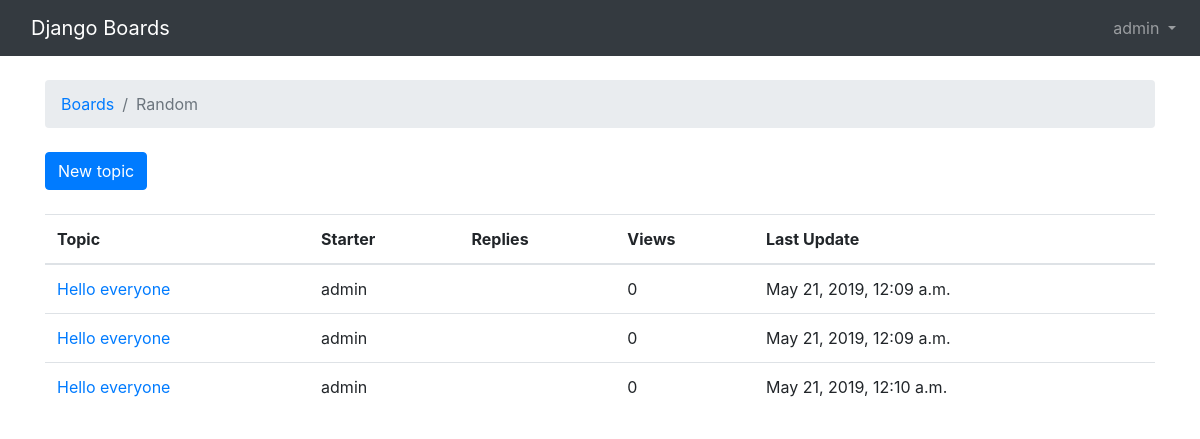
/boards/3/ (signed in), run on the app's committed database.
### boards/models.py (models this page shows, shortened)
class Board(models.Model):
    name = models.CharField(max_length=30, unique=True)
    description = models.CharField(max_length=100)

class Topic(models.Model):
    subject = models.CharField(max_length=255)
    last_updated = models.DateTimeField(auto_now_add=True)
    board = models.ForeignKey(Board, related_name='topics', on_delete=models.CASCADE)
    starter = models.ForeignKey(User, related_name='topics', on_delete=models.CASCADE)
    views = models.PositiveIntegerField(default=0)

### boards/views.py (the view)
# urls.py: path('boards/<int:pk>/', views.board_topics, name='board_topics'),
def board_topics(request, pk):
	try:
		board = Board.objects.get(pk=pk)
	except Board.DoesNotExist:
		raise Http404
	return render(request, 'topics.html', {'board':board})

### templates/topics.html (shortened to what this page needs)
{% extends 'base.html' %}
{% block breadcrumb %}
  <li class="breadcrumb-item"><a href="{% url 'home' %}">Boards</a></li>
  <li class="breadcrumb-item active">{{ board.name }}</li>
{% endblock %}
{% block content %}
  <div class="mb-4">
    <a href="{% url 'new_topic' board.pk %}" class="btn btn-primary">New topic</a>
  </div>
    <table class="table">
    <thead class="thead-inverse">
      <tr>
        <th>Topic</th>
        <th>Starter</th>
        <th>Replies</th>
        <th>Views</th>
        <th>Last Update</th>
      </tr>
    </thead>
    <tbody>
      {% for topic in board.topics.all %}
        <tr>
          <td><a href="{% url 'topic_posts' board.pk topic.pk %}">{{ topic.subject }}</a></td>
          <td>{{ topic.starter.username }}</td>
          <td>{{ topic.replies }}</td>
          <td>{{ topic.views }}</td>
          <td>{{ topic.last_updated }}</td>
        </tr>
      {% endfor %}
    </tbody>
  </table>
{% endblock %}

### templates/base.html (shortened to what this page needs)
{% load static %}<!DOCTYPE html>
<html>
  <head>
    <link rel="stylesheet" href="https://stackpath.bootstrapcdn.com/bootstrap/4.3.1/css/bootstrap.min.css">
  </head>
  <body>
    {% block body %}
    <nav class="navbar navbar-expand-lg navbar-dark bg-dark">
      <div class="container">
        <a class="navbar-brand" href="{% url 'home' %}">Django Boards</a>
      </div>
      <div class="collapse navbar-collapse" id="mainMenu">
      {% if user.is_authenticated %}
      <ul class="navbar-nav ml-auto">
        <li class="nav-item dropdown">
          <a class="nav-link dropdown-toggle" href="#" id="userMenu" data-toggle="dropdown" aria-haspopup="true" aria-expanded="false">
            {{ user.username }}
          </a>
        </li>
      </ul>
      {% endif %}
    </div>
    </nav>
    <div class="container">
      <ol class="breadcrumb my-4">
        {% block breadcrumb %}
        {% endblock %}
      </ol>
      {% block content %}
      {% endblock %}
    </div>
    {% endblock body %}
  </body>
</html>

### data on the page
Board: name "Random"
Topic: subject "Hello everyone", starter.username "admin", views "0", last_updated "May 21, 2019, 12:09 a.m."
Topic: subject "Hello everyone", starter.username "admin", views "0", last_updated "May 21, 2019, 12:09 a.m."
Topic: subject "Hello everyone", starter.username "admin", views "0", last_updated "May 21, 2019, 12:10 a.m."

### other printed values
{{ user.username }} "admin"
